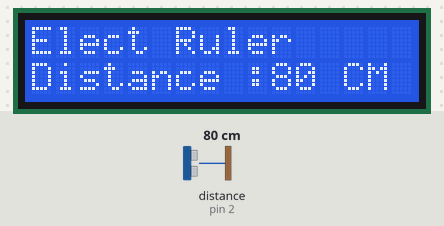
Simulated run of this sketch. Board: Arduino Uno, built with avr-gcc and run on an emulated ATmega328P. On the bench: 16×2 character LCD. Inputs (shaded band) come from the test bench; at power-on: distance to the obstacle (sensor on pin 2) 80 cm. The echo pulse lasts 58.3 µs per cm.

Above: at 1.2 s.
1.3 s: distance to the obstacle (sensor on pin 2) set to 2 cm
At 2.7 s:
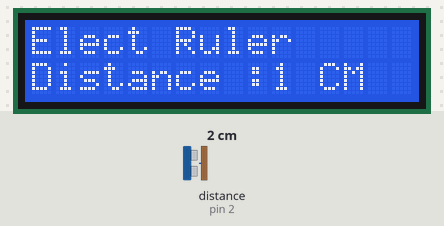
3.5 s: distance to the obstacle (sensor on pin 2) set to 4 cm
At 4.5 s:
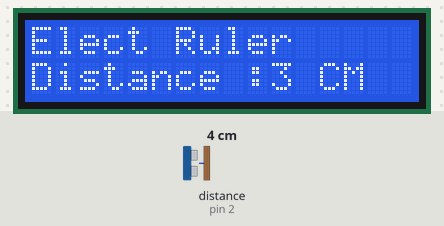
5.5 s: distance to the obstacle (sensor on pin 2) set to 9 cm
At 7.4 s:
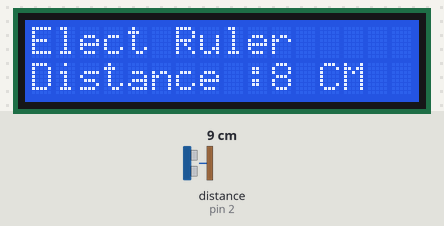
Timing chart, 0 to 8.9 s (numbered marks = the images above; inputs shaded):
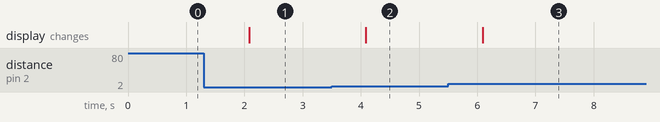

Measured:
- after the input at 1.3 s, the display: changes after 0.78 s (image 1)
- after the input at 3.5 s, the display: changes after 0.59 s (image 2)
- after the input at 5.5 s, the display: changes after 0.59 s (image 3)

The sketch:

ex30.ino
```cpp
#include <Ultrasonic.h>
#include<LiquidCrystal.h>	     //LiquidCrystal.h程式庫
LiquidCrystal lcd(12,11,10,9,8,7);     //LiquidCrystal.h程式庫對應接腳宣告
#define Trip  3
#define Echo  2
Ultrasonic ultrasonic(Trip, Echo);
void setup()  {
  lcd.begin(16,2);		           //LCD為2行，每行16(列)個字
  lcd.print("Elect Ruler");	          //LCD顯示"Elect Ruler"
}
void loop()  {
  int cmMsec;
  long microsec = ultrasonic.timing();
  cmMsec = ultrasonic.convert(microsec, Ultrasonic::CM);
  lcd.setCursor(0,1);	      //設定游標在第1列第2行位置開始顯示
  lcd.print("Distance :");	 //在LCD列印Distance :
  lcd.print(cmMsec);	 //在LCD列印測出來的數值
  lcd.print(" CM ");	 //在LCD列印”CM”
  delay(1000);
  }
```
